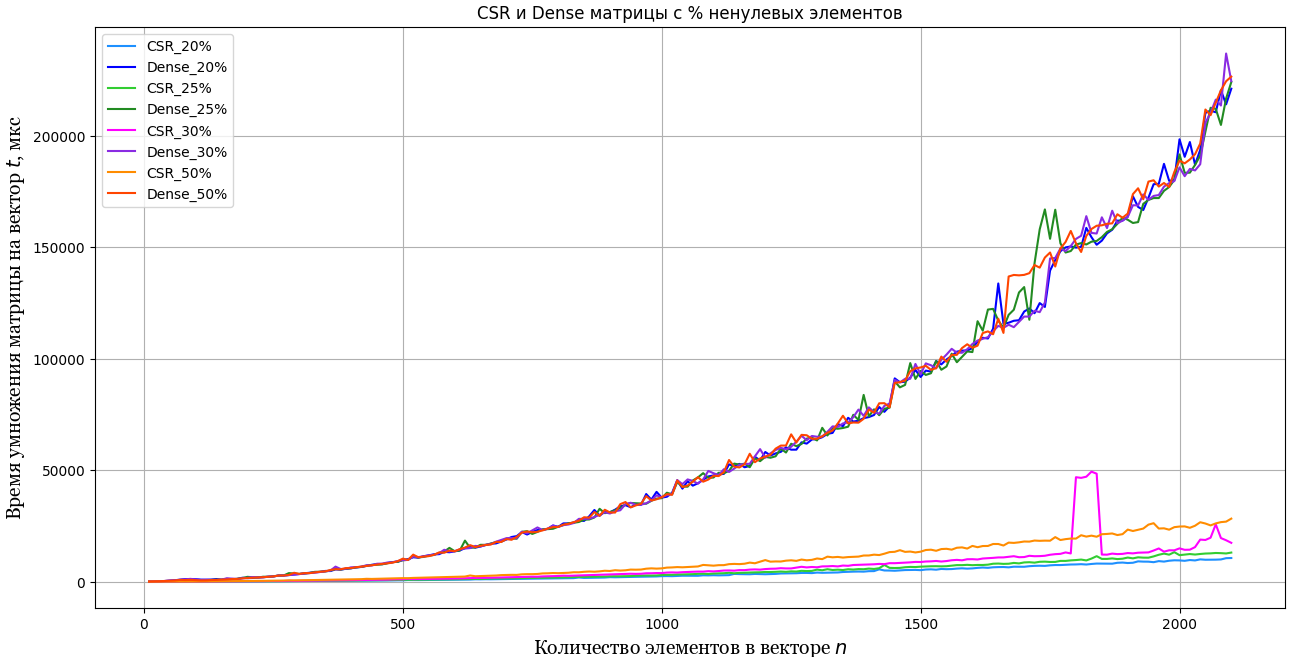

Generate this figure with Python:
import matplotlib.pyplot as pyplot
import numpy as np

with open("time.txt") as file:
    data = [string for string in file.read().split('\n')]
    for i in range(len(data)):
        data[i] = data[i].replace(',', '.')
    data = np.array([float(elem) for elem in data])
    xs = data[:210]
    csr_20 = data[210:420]
    den_20 = data[420:630]
    csr_25 = data[630:840]
    den_25 = data[840:1050]
    csr_30 = data[1050:1260]
    den_30 = data[1260:1470]
    csr_50 = data[1470:1680]
    den_50 = data[1680:1890]

fig, ax = pyplot.subplots(figsize=(16, 12))
ax.grid()

ax.plot(xs, csr_20, zorder=10, linewidth=1.5, c="#1E90FF", label='CSR_20%')
ax.plot(xs, den_20, zorder=10, linewidth=1.5, c="#0000FF", label='Dense_20%')

ax.plot(xs, csr_25, zorder=10, linewidth=1.5, c="#32CD32", label='CSR_25%')
ax.plot(xs, den_25, zorder=10, linewidth=1.5, c="#228B22", label='Dense_25%')

ax.plot(xs, csr_30, zorder=10, linewidth=1.5, c="#FF00FF", label='CSR_30%')
ax.plot(xs, den_30, zorder=10, linewidth=1.5, c="#8A2BE2", label='Dense_30%')

ax.plot(xs, csr_50, zorder=10, linewidth=1.5, c="#FF8C00", label='CSR_50%')
ax.plot(xs, den_50, zorder=10, linewidth=1.5, c="#FF4500", label='Dense_50%')

ax.set_title('CSR и Dense матрицы c % ненулевых элементов')
ax.legend()
ax.set_xlabel(r'Количество элементов в векторе $n$', fontsize=14, fontname='Georgia')
ax.set_ylabel(r'Время умножения матрицы на вектор $t$, мкс', fontsize=14, fontname='Georgia')

pyplot.show()
